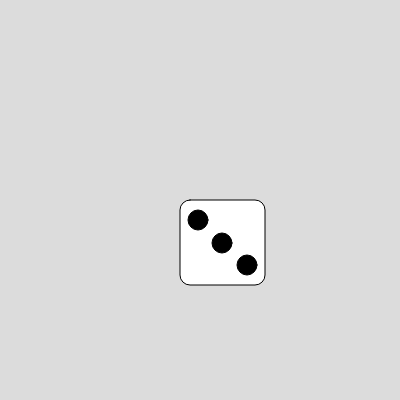
Frame 1 (no input)
Frame 60 (no input): identical to frame 1, image omitted
Frame 120 (the mouse pressed at the canvas centre since frame 60): identical to frame 1, image omitted

The p5.js sketch that drew this single still picture (run headless with seeded random() and noise() and a simulated clock; from frame 60 on, the mouse is pressed at the canvas centre):

// p5.js sketch
// ── sketch.js
function setup() {
  createCanvas(400, 400);
}

function draw() {
  background(220);

  fill("#ffffff")
  stroke("#000000")
rect(180, 200, 85, 85, 10)
  fill("#000000")
  circle(198, 220, 20)
  circle(222, 243, 20)
  circle(247, 265, 20)

}
